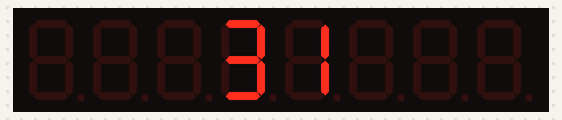
Bench run of a sketch on a simulated SparkFun Pro Micro, built with avr-gcc and run on an emulated ATmega32U4. Parts: 8-digit seven-segment display. The local clock reads 2024-03-15 10:24:30 at power-on unless the sketch sets it.

Above: at 1.1 s.
At 2.1 s:
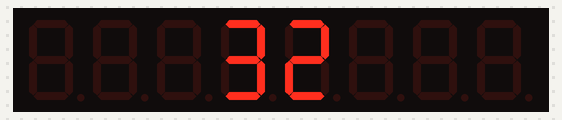
At 9.1 s:
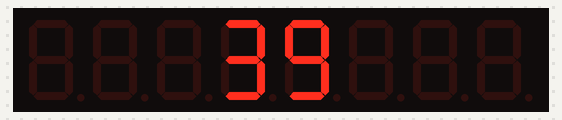
At 19.1 s:
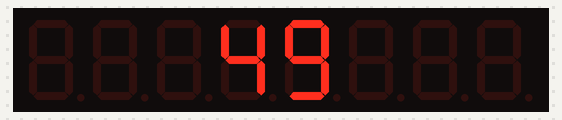
At 28.1 s:
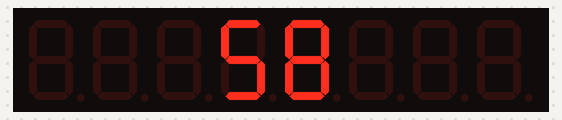
At 38.2 s:
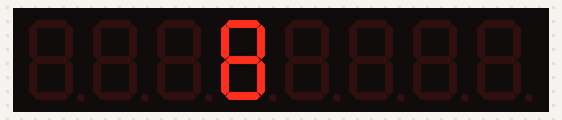

Measured:
- what the display in image 0 shows lasts 1.0 s, from 1.0 s to 2.0 s

The sketch:

Days_Until.ino
```cpp
// Days Until
// A quick program to display the days until an event on a 8 character 7 segment display

// Coded by Tim Schmidt - 12/13/2022

/*
  Hardware
  Arduino Pro Micro
  MH-Real-Time Clock Modules-2
  MAX7219 8 character 7 segement display

  Libraries
  LEDControl      ->  https://www.arduinolibraries.info/libraries/led-control
  Virtuabotix RTC ->  https://drive.google.com/file/d/1GDuLWUANun5toL-XsEaFfaw2tv0mvhjB/view

*/

/*
  Pin Connections
  Arduino   MAX7219
  5V        VCC
  GND       GND
  D7        DIN
  D8        CS
  D10       CLK
*/

#include "LedControl.h"
#include "virtuabotixRTC.h"

// defines for 7 seg
#define DIN 7
#define CLK 10
#define CS 8

// defines for RTC
#define CLK_R 15
#define DAT   14
#define RST   16

LedControl led = LedControl(DIN, CLK, CS, 1);  // 1 -> 1 8 character module
virtuabotixRTC clock(CLK_R, DAT, RST);

void LED_setup() {
  led.shutdown(0, false);  // wake up the 0th module
  led.setIntensity(0, 8);  // set moderate intensity (max 15);
  led.clearDisplay(0);     // clear the 0th display
}

void clock_setup(){
  clock.setDS1302Time(0, 19, 0, 3, 14, 12, 2022);
}

// display all characters and justify appropriately
void display_number(unsigned long int in = 0) {
  String in_s = String(in);
  unsigned char l_string = in_s.length();
  unsigned char LSB_loc = 4 - (l_string / 2);

  led.clearDisplay(0);

  for (char i = 0; i < l_string; i++) {
    led.setDigit(0, LSB_loc + i, in_s[l_string - i - 1] - '0', false);
    // delay(10);
  }
}

void setup() {
  LED_setup();
  // clock_setup();
  Serial.begin(9600);
}

void loop() {
  delay(1000);
  clock.updateTime();
  display_number(clock.seconds);
  // while(1);
}
```
